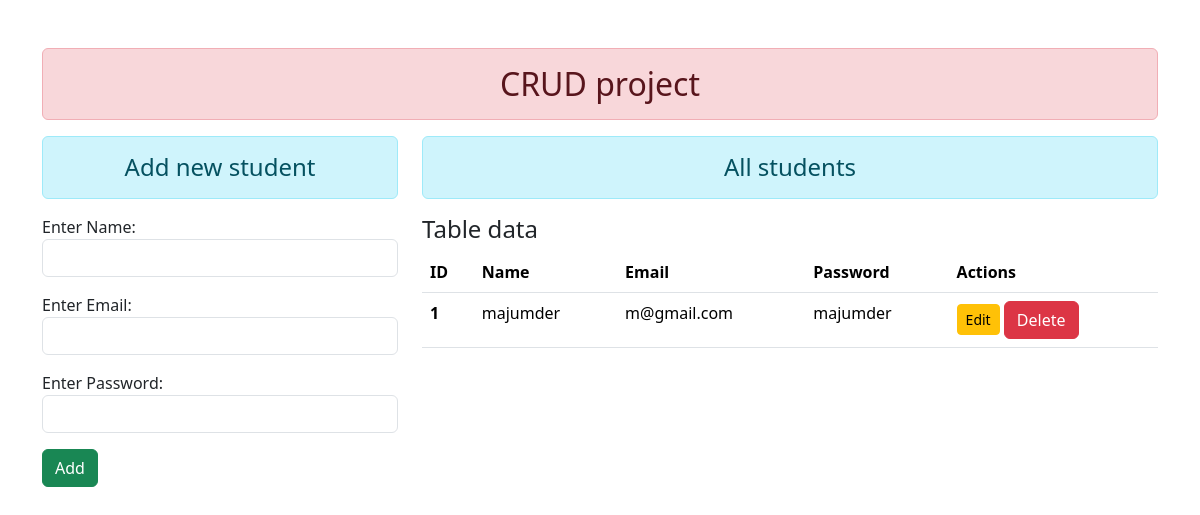
Page /enroll/view on the earlier database version.
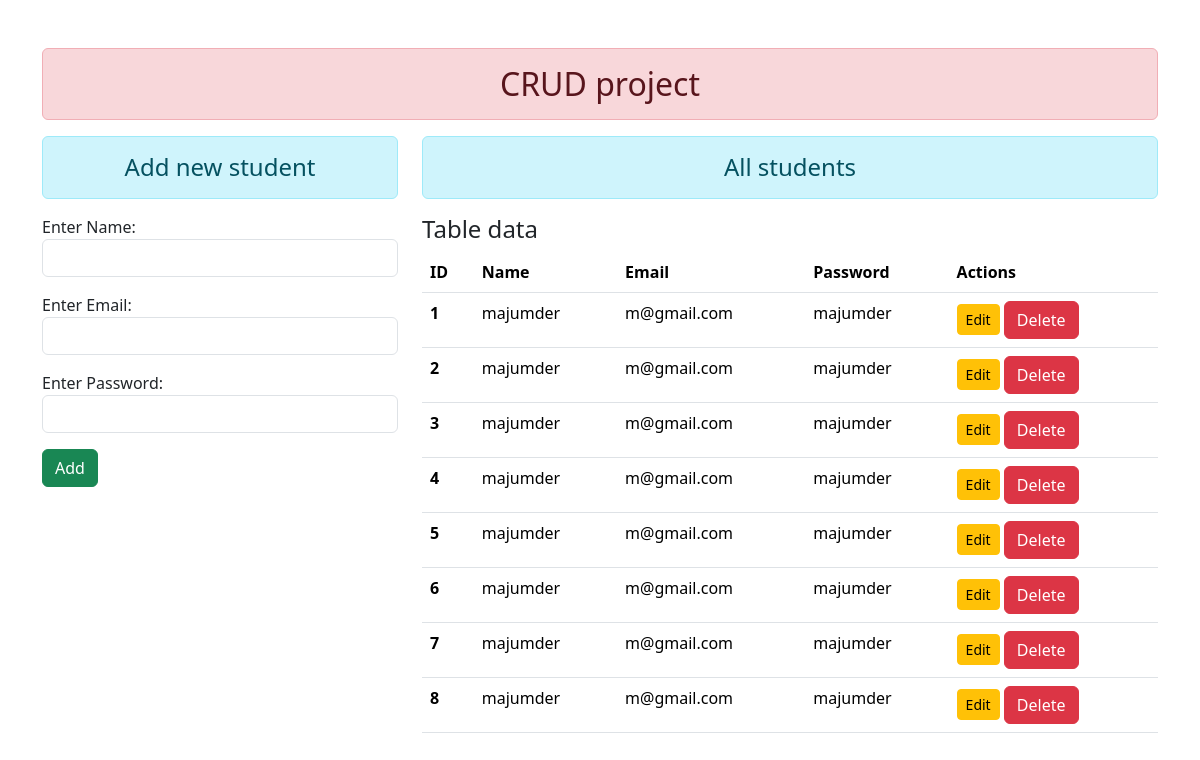
Same page on the later database version.
### enroll/models.py (models this page shows)
class User(models.Model):
    name = models.CharField(max_length=70)
    email = models.EmailField(max_length=100)
    password = models.CharField(max_length=100)

### enroll/views.py (the view)
# urls.py: path('view', views.add_show, name="add_show"),
def add_show(request):
    if request.method == "POST":
        fm = StudentRegistration(request.POST)
        if fm.is_valid():
            nm = fm.cleaned_data['name']
            em = fm.cleaned_data['email']
            pw = fm.cleaned_data['password']
            reg = User(name=nm, email=em, password=pw)
            reg.save()
            return redirect('add_show')  # Redirect after successful form submission
    else:
        fm = StudentRegistration()
    stu = User.objects.all()
    return render(request, 'enroll/addandshow.html', {'form':fm, 'students': stu})

### enroll/forms.py
class StudentRegistration(forms.ModelForm):
    class Meta:
        model = User
        fields = ['name', 'email', 'password']
        labels = {'name':'Enter Name', 'email':'Enter Email', 'password':'Enter Password'}
        widgets = {
            'name': forms.TextInput(attrs={'class':'form-control'}),
            'email': forms.EmailInput(attrs={'class':'form-control'}),
            'password': forms.PasswordInput(render_value=True,  attrs={'class':'form-control'}),
        }

### enroll/templates/enroll/addandshow.html (shortened to what this page needs)
{% extends 'enroll/base.html' %} {% block content %}
<div class="row">
  <div class="col-sm-4">
    <h4 class="text-center alert alert-info">Add new student</h4>
    <form action="" method="POST">
      {% csrf_token %} {{ form.as_p }}
      <button type="submit" class="btn btn-success">Add</button>
    </form>
  </div>
  <div class="col-sm-8">
    <h4 class="text-center alert alert-info">All students</h4>
    {% if students %}
    <h4>Table data</h4>
    <table class="table">
      <thead>
        <tr>
          <th scope="col">ID</th>
          <th scope="col">Name</th>
          <th scope="col">Email</th>
          <th scope="col">Password</th>
          <th scope="col">Actions</th>
        </tr>
      </thead>
      <tbody>
        {% for student in students %}
        <tr>
          <th scope="row">{{student.id}}</th>
          <td>{{student.name}}</td>
          <td>{{student.email}}</td>
          <td>{{student.password}}</td>
          <td>
            <a
              href="{% url 'edit_data' student.id %}"
              class="btn btn-warning btn-sm"
              >Edit</a
            >
            <form
              action="{% url 'delete_data' student.id %}"
              method="POST"
              class="d-inline"
            >
              <input type="submit" value="Delete" class="btn btn-danger" />
            </form>
          </td>
        </tr>
        {% endfor %}
      </tbody>
    </table>
    {% else %}
    <h4 class="text-center alert alert-danger">No data</h4>
    {% endif %}
  </div>
</div>
{% endblock content %}

Differences in the rows shown:
added User: id "2", name "majumder", email "m@gmail.com", password "majumder"
added User: id "3", name "majumder", email "m@gmail.com", password "majumder"
added User: id "4", name "majumder", email "m@gmail.com", password "majumder"
added User: id "5", name "majumder", email "m@gmail.com", password "majumder"
added User: id "6", name "majumder", email "m@gmail.com", password "majumder"
added User: id "7", name "majumder", email "m@gmail.com", password "majumder"
added User: id "8", name "majumder", email "m@gmail.com", password "majumder"
